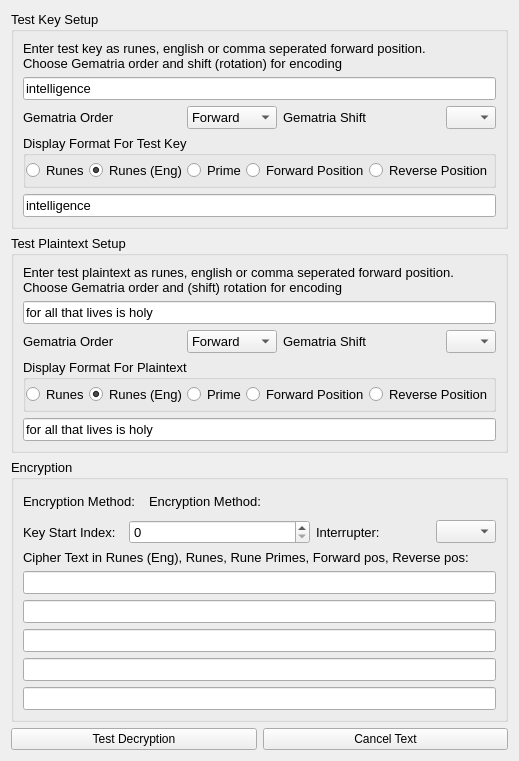
      <widget class="QWidget" name="tab">
       <attribute name="title">
        <string>Test</string>
       </attribute>
       <layout class="QVBoxLayout" name="verticalLayout_13">
        <item>
         <widget class="QGroupBox" name="groupBox_2">
          <property name="font">
           <font>
            <pointsize>10</pointsize>
           </font>
          </property>
          <property name="title">
           <string>Test Key Setup</string>
          </property>
          <layout class="QVBoxLayout" name="verticalLayout_10">
           <item>
            <widget class="QLabel" name="label">
             <property name="text">
              <string>Enter test key as runes, english or comma seperated forward position.
Choose Gematria order and shift (rotation) for encoding</string>
             </property>
            </widget>
           </item>
           <item>
            <widget class="QLineEdit" name="test_key_entry">
             <property name="font">
              <font>
               <pointsize>10</pointsize>
              </font>
             </property>
             <property name="toolTip">
              <string extracomment="Type key ">&lt;html&gt;&lt;head/&gt;&lt;body&gt;&lt;p&gt;Enter test key to use here&lt;/p&gt;&lt;/body&gt;&lt;/html&gt;</string>
             </property>
             <property name="text">
              <string>intelligence</string>
             </property>
            </widget>
           </item>
           <item>
            <layout class="QHBoxLayout" name="horizontalLayout_7">
             <item>
              <widget class="QLabel" name="label_31">
               <property name="font">
                <font>
                 <pointsize>10</pointsize>
                </font>
               </property>
               <property name="text">
                <string>Gematria Order</string>
               </property>
              </widget>
             </item>
             <item>
              <widget class="QComboBox" name="test_key_gem_order">
               <property name="maximumSize">
                <size>
                 <width>90</width>
                 <height>16777215</height>
                </size>
               </property>
               <property name="font">
                <font>
                 <pointsize>10</pointsize>
                </font>
               </property>
               <item>
                <property name="text">
                 <string>Forward</string>
                </property>
               </item>
               <item>
                <property name="text">
                 <string>Reverse</string>
                </property>
               </item>
              </widget>
             </item>
             <item>
              <widget class="QLabel" name="label_30">
               <property name="font">
                <font>
                 <pointsize>10</pointsize>
                </font>
               </property>
               <property name="text">
                <string>Gematria Shift</string>
               </property>
              </widget>
             </item>
             <item>
              <widget class="QComboBox" name="test_key_gem_shift">
               <property name="minimumSize">
                <size>
                 <width>50</width>
                 <height>0</height>
                </size>
               </property>
               <property name="maximumSize">
                <size>
                 <width>40</width>
                 <height>16777215</height>
                </size>
               </property>
               <property name="font">
                <font>
                 <pointsize>10</pointsize>
                </font>
               </property>
              </widget>
             </item>
            </layout>
           </item>
           <item>
            <widget class="QGroupBox" name="key_display_format_box_2">
             <property name="title">
              <string>Display Format For Test Key</string>
             </property>
             <layout class="QHBoxLayout" name="test_key_display_format_layout">
              <property name="spacing">
               <number>0</number>
              </property>
              <property name="leftMargin">
               <number>0</number>
              </property>
              <property name="topMargin">
               <number>4</number>
              </property>
              <property name="rightMargin">
               <number>0</number>
              </property>
              <property name="bottomMargin">
               <number>4</number>
              </property>
              <item>
               <widget class="QRadioButton" name="test_key_runes_radio">
                <property name="text">
                 <string>Runes</string>
                </property>
               </widget>
              </item>
              <item>
               <widget class="QRadioButton" name="test_key_runes_eng_radio">
                <property name="text">
                 <string>Runes (Eng)</string>
                </property>
                <property name="checked">
                 <bool>true</bool>
                </property>
               </widget>
              </item>
              <item>
               <widget class="QRadioButton" name="test_key_prime_radio">
                <property name="text">
                 <string>Prime</string>
                </property>
               </widget>
              </item>
              <item>
               <widget class="QRadioButton" name="test_key_forward_position_radio">
                <property name="text">
                 <string>Forward Position</string>
                </property>
               </widget>
              </item>
              <item>
               <widget class="QRadioButton" name="test_key_reverse_position_radio">
                <property name="text">
                 <string>Reverse Position</string>
                </property>
               </widget>
              </item>
             </layout>
            </widget>
           </item>
           <item>
            <widget class="QLineEdit" name="test_key_out">
             <property name="font">
              <font>
               <pointsize>10</pointsize>
              </font>
             </property>
             <property name="toolTip">
              <string extracomment="Type key "/>
             </property>
             <property name="text">
              <string>intelligence</string>
             </property>
            </widget>
           </item>
          </layout>
         </widget>
        </item>
        <item>
         <widget class="QGroupBox" name="groupBox_3">
          <property name="font">
           <font>
            <pointsize>10</pointsize>
           </font>
          </property>
          <property name="title">
           <string>Test Plaintext Setup</string>
          </property>
          <layout class="QVBoxLayout" name="verticalLayout_11">
           <item>
            <widget class="QLabel" name="label_8">
             <property name="text">
              <string>Enter test plaintext as runes, english or comma seperated forward position.
Choose Gematria order and (shift) rotation for encoding</string>
             </property>
            </widget>
           </item>
           <item>
            <widget class="QLineEdit" name="test_plaintext_entry">
             <property name="font">
              <font>
               <pointsize>10</pointsize>
              </font>
             </property>
             <property name="text">
              <string>for all that lives is holy</string>
             </property>
            </widget>
           </item>
           <item>
            <layout class="QHBoxLayout" name="horizontalLayout_14">
             <item>
              <widget class="QLabel" name="label_32">
               <property name="font">
                <font>
                 <pointsize>10</pointsize>
                </font>
               </property>
               <property name="text">
                <string>Gematria Order</string>
               </property>
              </widget>
             </item>
             <item>
              <widget class="QComboBox" name="test_plaintext_gem_order">
               <property name="maximumSize">
                <size>
                 <width>90</width>
                 <height>16777215</height>
                </size>
               </property>
               <property name="font">
                <font>
                 <pointsize>10</pointsize>
                </font>
               </property>
               <item>
                <property name="text">
                 <string>Forward</string>
                </property>
               </item>
               <item>
                <property name="text">
                 <string>Reverse</string>
                </property>
               </item>
              </widget>
             </item>
             <item>
              <widget class="QLabel" name="label_33">
               <property name="font">
                <font>
                 <pointsize>10</pointsize>
                </font>
               </property>
               <property name="text">
                <string>Gematria Shift</string>
               </property>
              </widget>
             </item>
             <item>
              <widget class="QComboBox" name="test_plaintext_gem_shift">
               <property name="minimumSize">
                <size>
                 <width>50</width>
                 <height>0</height>
                </size>
               </property>
               <property name="maximumSize">
                <size>
                 <width>40</width>
                 <height>16777215</height>
                </size>
               </property>
               <property name="font">
                <font>
                 <pointsize>10</pointsize>
                </font>
               </property>
              </widget>
             </item>
            </layout>
           </item>
           <item>
            <widget class="QGroupBox" name="test_pt_display_format_box">
             <property name="title">
              <string>Display Format For Plaintext</string>
             </property>
             <layout class="QHBoxLayout" name="test_pt_display_format_layout">
              <property name="spacing">
               <number>0</number>
              </property>
              <property name="leftMargin">
               <number>0</number>
              </property>
              <property name="topMargin">
               <number>4</number>
              </property>
              <property name="rightMargin">
               <number>0</number>
              </property>
              <property name="bottomMargin">
               <number>4</number>
              </property>
              <item>
               <widget class="QRadioButton" name="test_pt_runes_radio">
                <property name="text">
                 <string>Runes</string>
                </property>
                <property name="checked">
                 <bool>false</bool>
                </property>
               </widget>
              </item>
              <item>
               <widget class="QRadioButton" name="test_pt_runes_eng_radio">
                <property name="text">
                 <string>Runes (Eng)</string>
                </property>
                <property name="checked">
                 <bool>true</bool>
                </property>
               </widget>
              </item>
              <item>
               <widget class="QRadioButton" name="test_pt_prime_radio">
                <property name="text">
                 <string>Prime</string>
                </property>
               </widget>
              </item>
              <item>
               <widget class="QRadioButton" name="test_pt_forward_position_radio">
                <property name="text">
                 <string>Forward Position</string>
                </property>
               </widget>
              </item>
              <item>
               <widget class="QRadioButton" name="test_pt_reverse_position_radio">
                <property name="text">
                 <string>Reverse Position</string>
                </property>
               </widget>
              </item>
             </layout>
            </widget>
           </item>
           <item>
            <widget class="QLineEdit" name="test_plain_text_runes">
             <property name="font">
              <font>
               <pointsize>10</pointsize>
              </font>
             </property>
             <property name="text">
              <string>for all that lives is holy</string>
             </property>
            </widget>
           </item>
          </layout>
         </widget>
        </item>
        <item>
         <widget class="QGroupBox" name="groupBox_4">
          <property name="font">
           <font>
            <pointsize>10</pointsize>
           </font>
          </property>
          <property name="title">
           <string>Encryption</string>
          </property>
          <layout class="QVBoxLayout" name="verticalLayout_12">
           <item>
            <layout class="QHBoxLayout" name="horizontalLayout_16">
             <item>
              <widget class="QLabel" name="test_enc_method_2">
               <property name="minimumSize">
                <size>
                 <width>0</width>
                 <height>25</height>
                </size>
               </property>
               <property name="maximumSize">
                <size>
                 <width>120</width>
                 <height>60</height>
                </size>
               </property>
               <property name="font">
                <font>
                 <pointsize>10</pointsize>
                </font>
               </property>
               <property name="text">
                <string>Encryption Method:</string>
               </property>
              </widget>
             </item>
             <item>
              <widget class="QLabel" name="test_enc_method">
               <property name="minimumSize">
                <size>
                 <width>0</width>
                 <height>25</height>
                </size>
               </property>
               <property name="maximumSize">
                <size>
                 <width>999999</width>
                 <height>60</height>
                </size>
               </property>
               <property name="font">
                <font>
                 <pointsize>10</pointsize>
                </font>
               </property>
               <property name="text">
                <string>Encryption Method:</string>
               </property>
              </widget>
             </item>
            </layout>
           </item>
           <item>
            <layout class="QHBoxLayout" name="horizontalLayout_6">
             <item>
              <widget class="QLabel" name="label_28">
               <property name="maximumSize">
                <size>
                 <width>100</width>
                 <height>16777215</height>
                </size>
               </property>
               <property name="font">
                <font>
                 <pointsize>10</pointsize>
                </font>
               </property>
               <property name="text">
                <string>Key Start Index:</string>
               </property>
              </widget>
             </item>
             <item>
              <widget class="QSpinBox" name="test_key_start_index">
               <property name="font">
                <font>
                 <pointsize>10</pointsize>
                </font>
               </property>
               <property name="maximum">
                <number>500</number>
               </property>
              </widget>
             </item>
             <item>
              <layout class="QHBoxLayout" name="horizontalLayout_15">
               <item>
                <widget class="QLabel" name="label_27">
                 <property name="font">
                  <font>
                   <pointsize>10</pointsize>
                  </font>
                 </property>
                 <property name="text">
                  <string>Interrupter:</string>
                 </property>
                </widget>
               </item>
               <item>
                <widget class="QComboBox" name="test_interrupter">
                 <property name="minimumSize">
                  <size>
                   <width>60</width>
                   <height>0</height>
                  </size>
                 </property>
                 <property name="maximumSize">
                  <size>
                   <width>60</width>
                   <height>16777215</height>
                  </size>
                 </property>
                 <property name="font">
                  <font>
                   <pointsize>10</pointsize>
                  </font>
                 </property>
                </widget>
               </item>
              </layout>
             </item>
            </layout>
           </item>
           <item>
            <widget class="QLabel" name="label_23">
             <property name="text">
              <string>Cipher Text in Runes (Eng), Runes, Rune Primes, Forward pos, Reverse pos:</string>
             </property>
            </widget>
           </item>
           <item>
            <widget class="QLineEdit" name="test_ct_out_eng">
             <property name="font">
              <font>
               <pointsize>10</pointsize>
              </font>
             </property>
            </widget>
           </item>
           <item>
            <widget class="QLineEdit" name="test_ct_out_rune">
             <property name="font">
              <font>
               <pointsize>10</pointsize>
              </font>
             </property>
            </widget>
           </item>
           <item>
            <widget class="QLineEdit" name="test_ct_out_prime">
             <property name="font">
              <font>
               <pointsize>10</pointsize>
              </font>
             </property>
            </widget>
           </item>
           <item>
            <widget class="QLineEdit" name="test_ct_out_fpos">
             <property name="font">
              <font>
               <pointsize>10</pointsize>
              </font>
             </property>
            </widget>
           </item>
           <item>
            <widget class="QLineEdit" name="test_ct_out_rpos">
             <property name="font">
              <font>
               <pointsize>10</pointsize>
              </font>
             </property>
            </widget>
           </item>
          </layout>
         </widget>
        </item>
        <item>
         <layout class="QHBoxLayout" name="horizontalLayout_18">
          <item>
           <widget class="QPushButton" name="test_decrypt">
            <property name="text">
             <string>Test Decryption</string>
            </property>
           </widget>
          </item>
          <item>
           <widget class="QPushButton" name="cancel_test_decrypt">
            <property name="text">
             <string>Cancel Text</string>
            </property>
           </widget>
          </item>
         </layout>
        </item>
       </layout>
      </widget>
